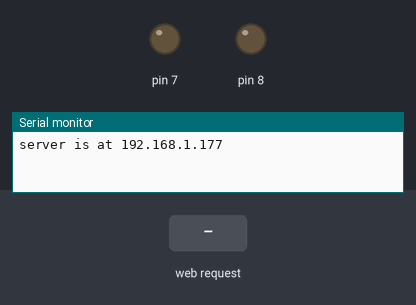
This sketch was run on a simulated Arduino Uno, built with avr-gcc and run on an emulated ATmega328P. Parts: output pins drawn as LEDs (lit = HIGH), the last lines printed to the serial monitor. The test bench sets the inputs (shaded band). WiFi joins after 1.5 s; servers stay silent unless stated.

Above: at 1.2 s.
1.3 s: HTTP request GET /led1_on received
At 1.9 s:
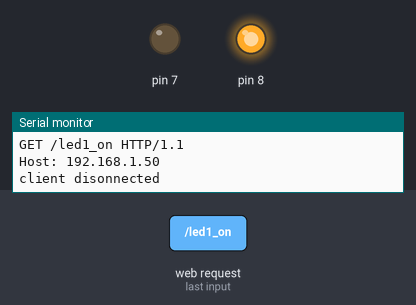
2.8 s: HTTP request GET /led2_on received
At 3.1 s:
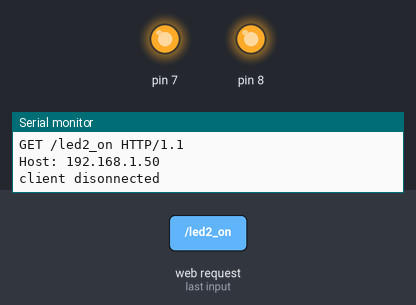
4.3 s: HTTP request GET /led1_off received
At 5.4 s:
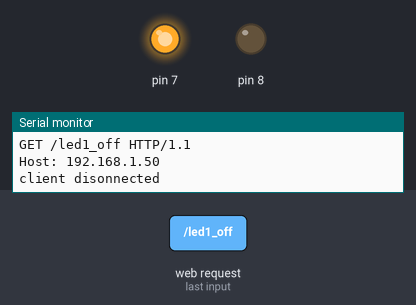
5.8 s: HTTP request GET /led2_off received
At 6.5 s:
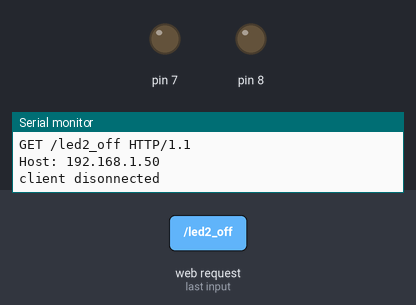
Timing chart, 0 to 8.3 s (numbered marks = the images above; inputs shaded):
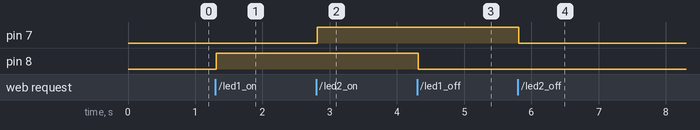

Measured:
- after the input at 1.3 s, pin 8: LOW → HIGH at once
- after the input at 2.8 s, pin 7: LOW → HIGH at once
- after the input at 4.3 s, pin 8: HIGH → LOW at once
- after the input at 5.8 s, pin 7: HIGH → LOW at once

The sketch:

sketch_apr11b.ino
```cpp
#include <SPI.h>
#include <Ethernet.h>

byte mac[] = {0xDE, 0xAD, 0xBE, 0xEF, 0xFE, 0xED};
IPAddress ip(192,168,1,177);

EthernetServer server(80);

void setup() {
  Serial.begin(9600);

  Ethernet.begin(mac, ip);
  server.begin();
  Serial.print("server is at ");
  Serial.println(Ethernet.localIP());

  pinMode(8, OUTPUT);
  digitalWrite(8, LOW);
  pinMode(7, OUTPUT);
  digitalWrite(7, LOW);
}


void loop() {
  EthernetClient client = server.available();
  if (client) {
    Serial.println("new client");

    boolean currentLineIsBlank = true;

    // Variaveis da aula 4
    String vars;
    int varled1_OnOff = 0;
    int varled2_OnOff = 0;
    //

    while (client.connected()) {
      if (client.available()) {
        char c = client.read();
        Serial.write(c);
        vars.concat(c);

        // Maniuplacao das variaveis da aula 4
        if (vars.endsWith("/led1_on")) varled1_OnOff = 1;
        if (vars.endsWith("/led1_off")) varled1_OnOff = 2;
        if (vars.endsWith("/led2_on")) varled2_OnOff = 1;
        if (vars.endsWith("/led2_off")) varled2_OnOff = 2;

        //

        if (c == '\n' && currentLineIsBlank) {
          client.println("HTTP/1.1 200 OK");
          client.println("Content-Type: text/html");
          client.println("Connnection: close");
          client.println();
          client.println("<!DOCTYPE HTML>");
          client.println("<html>");
          client.println("<meta http-equiv=\"refresh\" content=\"5\">");
          // Condicoes de acionamento da aula 4

                 client.println("<input type=button value=Ligar ");
                 client.println(" onclick=\"document.location='/led1_on'\" />");
                 client.println("<input type=button value=Desligar ");
                 client.println(" onclick=\"document.location='/led1_off'\" />");
                 client.println("<br>");

                 client.println("<input type=button value=Ligar ");
                 client.println(" onclick=\"document.location='/led2_on'\" />");
                 client.println("<input type=button value=Desligar ");
                 client.println(" onclick=\"document.location='/led2_off'\" />");
                 client.println("<br>");


          if (varled1_OnOff == 1)
               {
                  digitalWrite(8, HIGH);
                  client.println("Led 1 Ligado");


                }
          if (varled1_OnOff == 2)
                {
                  digitalWrite(8, LOW);
                  client.println("Led 1 Desligado");

               }


          if (varled2_OnOff == 1)
               {
                  digitalWrite(7, HIGH);
                  client.println("Led 2 Ligado");


                }
          if (varled2_OnOff == 2)
                {
                  digitalWrite(7, LOW);
                  client.println("Led 2 Desligado");

               }


          //


          client.println("</html>");
          break;
        }
        if (c == '\n') {
          currentLineIsBlank = true;
        }
        else if (c != '\r') {
          currentLineIsBlank = false;
        }
      }
    }
    delay(1);
    client.stop();
    Serial.println("client disonnected");
  }
}
```
